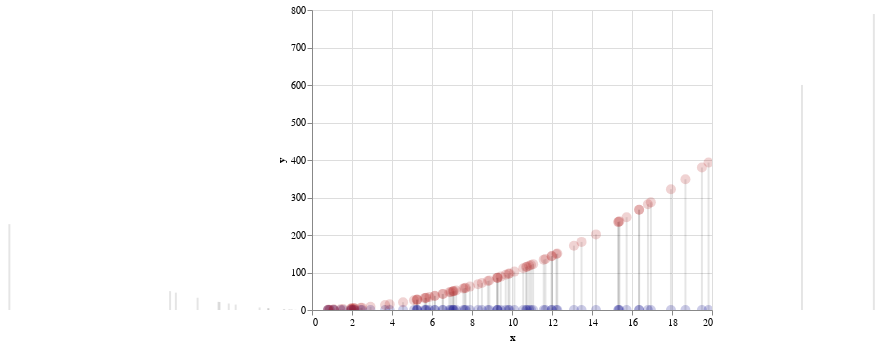

Notebook code for this chart:
### Markdown cell above
### Square the data

The second definition of variance includes the square of each $x_i^2$ in the sample. I show the square of each $x_i$ along the y-axis with a red dot. We can see that the red dots sketch the curve of the function $x^2$. I show a little black line leading from each $x_i$ to its corresponding $x_i^2$.

### Code cell
x2_points = make_scatter_chart(X=s, Y=[i ** 2 for i in s], color="firebrick")

guide_lines = make_guide_lines(s)

functools.reduce(lambda a,b : a+b,guide_lines + [x_points  + x2_points])

### Figure 1 — Vega-Lite specification as saved in the notebook (floating-point values rounded to 4 significant figures)
{"$schema": "https://vega.github.io/schema/vega-lite/v2.6.0.json", "config": {"view": {"height": 300, "width": 400}}, "layer": [{"data": {"values": [{"x": 16.36, "y": 0}, {"x": 16.36, "y": 267.5}]}, "encoding": {"x": {"field": "x", "type": "quantitative"}, "y": {"field": "y", "type": "quantitative"}}, "mark": {"color": "black", "opacity": 0.1, "type": "line"}}, {"data": {"values": [{"x": 2.067, "y": 0}, {"x": 2.067, "y": 4.274}]}, "encoding": {"x": {"field": "x", "type": "quantitative"}, "y": {"field": "y", "type": "quantitative"}}, "mark": {"color": "black", "opacity": 0.1, "type": "line"}}, {"data": {"values": [{"x": 5.266, "y": 0}, {"x": 5.266, "y": 27.73}]}, "encoding": {"x": {"field": "x", "type": "quantitative"}, "y": {"field": "y", "type": "quantitative"}}, "mark": {"color": "black", "opacity": 0.1, "type": "line"}}, {"data": {"values": [{"x": -1.135, "y": 0}, {"x": -1.135, "y": 1.288}]}, "encoding": {"x": {"field": "x", "type": "quantitative"}, "y": {"field": "y", "type": "quantitative"}}, "mark": {"color": "black", "opacity": 0.1, "type": "line"}}, {"data": {"values": [{"x": 13.48, "y": 0}, {"x": 13.48, "y": 181.6}]}, "encoding": {"x": {"field": "x", "type": "quantitative"}, "y": {"field": "y", "type": "quantitative"}}, "mark": {"color": "black", "opacity": 0.1, "type": "line"}}, {"data": {"values": [{"x": -1.015, "y": 0}, {"x": -1.015, "y": 1.031}]}, "encoding": {"x": {"field": "x", "type": "quantitative"}, "y": {"field": "y", "type": "quantitative"}}, "mark": {"color": "black", "opacity": 0.1, "type": "line"}}, {"data": {"values": [{"x": 15.31, "y": 0}, {"x": 15.31, "y": 234.4}]}, "encoding": {"x": {"field": "x", "type": "quantitative"}, "y": {"field": "y", "type": "quantitative"}}, "mark": {"color": "black", "opacity": 0.1, "type": "line"}}, {"data": {"values": [{"x": 9.284, "y": 0}, {"x": 9.284, "y": 86.19}]}, "encoding": {"x": {"field": "x", "type": "quantitative"}, "y": {"field": "y", "type": "quantitative"}}, "mark": {"color": "black", "opacity": 0.1, "type": "line"}}, {"data": {"values": [{"x": 6.526, "y": 0}, {"x": 6.526, "y": 42.59}]}, "encoding": {"x": {"field": "x", "type": "quantitative"}, "y": {"field": "y", "type": "quantitative"}}, "mark": {"color": "black", "opacity": 0.1, "type": "line"}}, {"data": {"values": [{"x": 10.56, "y": 0}, {"x": 10.56, "y": 111.6}]}, "encoding": {"x": {"field": "x", "type": "quantitative"}, "y": {"field": "y", "type": "quantitative"}}, "mark": {"color": "black", "opacity": 0.1, "type": "line"}}, {"data": {"values": [{"x": 6.129, "y": 0}, {"x": 6.129, "y": 37.57}]}, "encoding": {"x": {"field": "x", "type": "quantitative"}, "y": {"field": "y", "type": "quantitative"}}, "mark": {"color": "black", "opacity": 0.1, "type": "line"}}, {"data": {"values": [{"x": 5.233, "y": 0}, {"x": 5.233, "y": 27.38}]}, "encoding": {"x": {"field": "x", "type": "quantitative"}, "y": {"field": "y", "type": "quantitative"}}, "mark": {"color": "black", "opacity": 0.1, "type": "line"}}, {"data": {"values": [{"x": 2.106, "y": 0}, {"x": 2.106, "y": 4.434}]}, "encoding": {"x": {"field": "x", "type": "quantitative"}, "y": {"field": "y", "type": "quantitative"}}, "mark": {"color": "black", "opacity": 0.1, "type": "line"}}, {"data": {"values": [{"x": 8.304, "y": 0}, {"x": 8.304, "y": 68.95}]}, "encoding": {"x": {"field": "x", "type": "quantitative"}, "y": {"field": "y", "type": "quantitative"}}, "mark": {"color": "black", "opacity": 0.1, "type": "line"}}, {"data": {"values": [{"x": 5.632, "y": 0}, {"x": 5.632, "y": 31.72}]}, "encoding": {"x": {"field": "x", "type": "quantitative"}, "y": {"field": "y", "type": "quantitative"}}, "mark": {"color": "black", "opacity": 0.1, "type": "line"}}, {"data": {"values": [{"x": 0.889, "y": 0}, {"x": 0.889, "y": 0.7904}]}, "encoding": {"x": {"field": "x", "type": "quantitative"}, "y": {"field": "y", "type": "quantitative"}}, "mark": {"color": "black", "opacity": 0.1, "type": "line"}}, {"data": {"values": [{"x": -4.163, "y": 0}, {"x": -4.163, "y": 17.33}]}, "encoding": {"x": {"field": "x", "type": "quantitative"}, "y": {"field": "y", "type": "quantitative"}}, "mark": {"color": "black", "opacity": 0.1, "type": "line"}}, {"data": {"values": [{"x": 2.438, "y": 0}, {"x": 2.438, "y": 5.942}]}, "encoding": {"x": {"field": "x", "type": "quantitative"}, "y": {"field": "y", "type": "quantitative"}}, "mark": {"color": "black", "opacity": 0.1, "type": "line"}}, {"data": {"values": [{"x": 6.864, "y": 0}, {"x": 6.864, "y": 47.12}]}, "encoding": {"x": {"field": "x", "type": "quantitative"}, "y": {"field": "y", "type": "quantitative"}}, "mark": {"color": "black", "opacity": 0.1, "type": "line"}}, {"data": {"values": [{"x": 5.877, "y": 0}, {"x": 5.877, "y": 34.54}]}, "encoding": {"x": {"field": "x", "type": "quantitative"}, "y": {"field": "y", "type": "quantitative"}}, "mark": {"color": "black", "opacity": 0.1, "type": "line"}}, {"data": {"values": [{"x": 1.554, "y": 0}, {"x": 1.554, "y": 2.416}]}, "encoding": {"x": {"field": "x", "type": "quantitative"}, "y": {"field": "y", "type": "quantitative"}}, "mark": {"color": "black", "opacity": 0.1, "type": "line"}}, {"data": {"values": [{"x": 2.123, "y": 0}, {"x": 2.123, "y": 4.508}]}, "encoding": {"x": {"field": "x", "type": "quantitative"}, "y": {"field": "y", "type": "quantitative"}}, "mark": {"color": "black", "opacity": 0.1, "type": "line"}}, {"data": {"values": [{"x": -1.382, "y": 0}, {"x": -1.382, "y": 1.909}]}, "encoding": {"x": {"field": "x", "type": "quantitative"}, "y": {"field": "y", "type": "quantitative"}}, "mark": {"color": "black", "opacity": 0.1, "type": "line"}}, {"data": {"values": [{"x": 6.556, "y": 0}, {"x": 6.556, "y": 42.97}]}, "encoding": {"x": {"field": "x", "type": "quantitative"}, "y": {"field": "y", "type": "quantitative"}}, "mark": {"color": "black", "opacity": 0.1, "type": "line"}}, {"data": {"values": [{"x": 2.925, "y": 0}, {"x": 2.925, "y": 8.558}]}, "encoding": {"x": {"field": "x", "type": "quantitative"}, "y": {"field": "y", "type": "quantitative"}}, "mark": {"color": "black", "opacity": 0.1, "type": "line"}}, {"data": {"values": [{"x": 9.819, "y": 0}, {"x": 9.819, "y": 96.41}]}, "encoding": {"x": {"field": "x", "type": "quantitative"}, "y": {"field": "y", "type": "quantitative"}}, "mark": {"color": "black", "opacity": 0.1, "type": "line"}}, {"data": {"values": [{"x": 9.686, "y": 0}, {"x": 9.686, "y": 93.82}]}, "encoding": {"x": {"field": "x", "type": "quantitative"}, "y": {"field": "y", "type": "quantitative"}}, "mark": {"color": "black", "opacity": 0.1, "type": "line"}}, {"data": {"values": [{"x": -2.201, "y": 0}, {"x": -2.201, "y": 4.846}]}, "encoding": {"x": {"field": "x", "type": "quantitative"}, "y": {"field": "y", "type": "quantitative"}}, "mark": {"color": "black", "opacity": 0.1, "type": "line"}}, {"data": {"values": [{"x": -5.721, "y": 0}, {"x": -5.721, "y": 32.73}]}, "encoding": {"x": {"field": "x", "type": "quantitative"}, "y": {"field": "y", "type": "quantitative"}}, "mark": {"color": "black", "opacity": 0.1, "type": "line"}}, {"data": {"values": [{"x": 1.971, "y": 0}, {"x": 1.971, "y": 3.885}]}, "encoding": {"x": {"field": "x", "type": "quantitative"}, "y": {"field": "y", "type": "quantitative"}}, "mark": {"color": "black", "opacity": 0.1, "type": "line"}}, {"data": {"values": [{"x": 15.33, "y": 0}, {"x": 15.33, "y": 235.0}]}, "encoding": {"x": {"field": "x", "type": "quantitative"}, "y": {"field": "y", "type": "quantitative"}}, "mark": {"color": "black", "opacity": 0.1, "type": "line"}}, {"data": {"values": [{"x": 7.637, "y": 0}, {"x": 7.637, "y": 58.32}]}, "encoding": {"x": {"field": "x", "type": "quantitative"}, "y": {"field": "y", "type": "quantitative"}}, "mark": {"color": "black", "opacity": 0.1, "type": "line"}}, {"data": {"values": [{"x": 18.67, "y": 0}, {"x": 18.67, "y": 348.6}]}, "encoding": {"x": {"field": "x", "type": "quantitative"}, "y": {"field": "y", "type": "quantitative"}}, "mark": {"color": "black", "opacity": 0.1, "type": "line"}}, {"data": {"values": [{"x": 2.501, "y": 0}, {"x": 2.501, "y": 6.257}]}, "encoding": {"x": {"field": "x", "type": "quantitative"}, "y": {"field": "y", "type": "quantitative"}}, "mark": {"color": "black", "opacity": 0.1, "type": "line"}}, {"data": {"values": [{"x": -6.807, "y": 0}, {"x": -6.807, "y": 46.34}]}, "encoding": {"x": {"field": "x", "type": "quantitative"}, "y": {"field": "y", "type": "quantitative"}}, "mark": {"color": "black", "opacity": 0.1, "type": "line"}}, {"data": {"values": [{"x": 24.5, "y": 0}, {"x": 24.5, "y": 600.2}]}, "encoding": {"x": {"field": "x", "type": "quantitative"}, "y": {"field": "y", "type": "quantitative"}}, "mark": {"color": "black", "opacity": 0.1, "type": "line"}}, {"data": {"values": [{"x": -15.13, "y": 0}, {"x": -15.13, "y": 229.0}]}, "encoding": {"x": {"field": "x", "type": "quantitative"}, "y": {"field": "y", "type": "quantitative"}}, "mark": {"color": "black", "opacity": 0.1, "type": "line"}}, {"data": {"values": [{"x": 7.209, "y": 0}, {"x": 7.209, "y": 51.97}]}, "encoding": {"x": {"field": "x", "type": "quantitative"}, "y": {"field": "y", "type": "quantitative"}}, "mark": {"color": "black", "opacity": 0.1, "type": "line"}}, {"data": {"values": [{"x": -7.096, "y": 0}, {"x": -7.096, "y": 50.35}]}, "encoding": {"x": {"field": "x", "type": "quantitative"}, "y": {"field": "y", "type": "quantitative"}}, "mark": {"color": "black", "opacity": 0.1, "type": "line"}}, {"data": {"values": [{"x": 11.67, "y": 0}, {"x": 11.67, "y": 136.2}]}, "encoding": {"x": {"field": "x", "type": "quantitative"}, "y": {"field": "y", "type": "quantitative"}}, "mark": {"color": "black", "opacity": 0.1, "type": "line"}}, {"data": {"values": [{"x": -1.126, "y": 0}, {"x": -1.126, "y": 1.269}]}, "encoding": {"x": {"field": "x", "type": "quantitative"}, "y": {"field": "y", "type": "quantitative"}}, "mark": {"color": "black", "opacity": 0.1, "type": "line"}}, {"data": {"values": [{"x": 7.565, "y": 0}, {"x": 7.565, "y": 57.23}]}, "encoding": {"x": {"field": "x", "type": "quantitative"}, "y": {"field": "y", "type": "quantitative"}}, "mark": {"color": "black", "opacity": 0.1, "type": "line"}}, {"data": {"values": [{"x": 7.684, "y": 0}, {"x": 7.684, "y": 59.05}]}, "encoding": {"x": {"field": "x", "type": "quantitative"}, "y": {"field": "y", "type": "quantitative"}}, "mark": {"color": "black", "opacity": 0.1, "type": "line"}}, {"data": {"values": [{"x": 1.986, "y": 0}, {"x": 1.986, "y": 3.943}]}, "encoding": {"x": {"field": "x", "type": "quantitative"}, "y": {"field": "y", "type": "quantitative"}}, "mark": {"color": "black", "opacity": 0.1, "type": "line"}}, {"data": {"values": [{"x": 15.73, "y": 0}, {"x": 15.73, "y": 247.5}]}, "encoding": {"x": {"field": "x", "type": "quantitative"}, "y": {"field": "y", "type": "quantitative"}}, "mark": {"color": "black", "opacity": 0.1, "type": "line"}}, {"data": {"values": [{"x": 8.867, "y": 0}, {"x": 8.867, "y": 78.63}]}, "encoding": {"x": {"field": "x", "type": "quantitative"}, "y": {"field": "y", "type": "quantitative"}}, "mark": {"color": "black", "opacity": 0.1, "type": "line"}}, {"data": {"values": [{"x": 14.2, "y": 0}, {"x": 14.2, "y": 201.6}]}, "encoding": {"x": {"field": "x", "type": "quantitative"}, "y": {"field": "y", "type": "quantitative"}}, "mark": {"color": "black", "opacity": 0.1, "type": "line"}}, {"data": {"values": [{"x": 13.1, "y": 0}, {"x": 13.1, "y": 171.6}]}, "encoding": {"x": {"field": "x", "type": "quantitative"}, "y": {"field": "y", "type": "quantitative"}}, "mark": {"color": "black", "opacity": 0.1, "type": "line"}}, {"data": {"values": [{"x": 6.149, "y": 0}, {"x": 6.149, "y": 37.81}]}, "encoding": {"x": {"field": "x", "type": "quantitative"}, "y": {"field": "y", "type": "quantitative"}}, "mark": {"color": "black", "opacity": 0.1, "type": "line"}}, {"data": {"values": [{"x": 9.276, "y": 0}, {"x": 9.276, "y": 86.04}]}, "encoding": {"x": {"field": "x", "type": "quantitative"}, "y": {"field": "y", "type": "quantitative"}}, "mark": {"color": "black", "opacity": 0.1, "type": "line"}}, {"data": {"values": [{"x": 0.7951, "y": 0}, {"x": 0.7951, "y": 0.6323}]}, "encoding": {"x": {"field": "x", "type": "quantitative"}, "y": {"field": "y", "type": "quantitative"}}, "mark": {"color": "black", "opacity": 0.1, "type": "line"}}, {"data": {"values": [{"x": 8.793, "y": 0}, {"x": 8.793, "y": 77.32}]}, "encoding": {"x": {"field": "x", "type": "quantitative"}, "y": {"field": "y", "type": "quantitative"}}, "mark": {"color": "black", "opacity": 0.1, "type": "line"}}, {"data": {"values": [{"x": 12.22, "y": 0}, {"x": 12.22, "y": 149.3}]}, "encoding": {"x": {"field": "x", "type": "quantitative"}, "y": {"field": "y", "type": "quantitative"}}, "mark": {"color": "black", "opacity": 0.1, "type": "line"}}, {"data": {"values": [{"x": -3.815, "y": 0}, {"x": -3.815, "y": 14.56}]}, "encoding": {"x": {"field": "x", "type": "quantitative"}, "y": {"field": "y", "type": "quantitative"}}, "mark": {"color": "black", "opacity": 0.1, "type": "line"}}, {"data": {"values": [{"x": 10.95, "y": 0}, {"x": 10.95, "y": 120.0}]}, "encoding": {"x": {"field": "x", "type": "quantitative"}, "y": {"field": "y", "type": "quantitative"}}, "mark": {"color": "black", "opacity": 0.1, "type": "line"}}, {"data": {"values": [{"x": -2.163, "y": 0}, {"x": -2.163, "y": 4.681}]}, "encoding": {"x": {"field": "x", "type": "quantitative"}, "y": {"field": "y", "type": "quantitative"}}, "mark": {"color": "black", "opacity": 0.1, "type": "line"}}, {"data": {"values": [{"x": 1.428, "y": 0}, {"x": 1.428, "y": 2.038}]}, "encoding": {"x": {"field": "x", "type": "quantitative"}, "y": {"field": "y", "type": "quantitative"}}, "mark": {"color": "black", "opacity": 0.1, "type": "line"}}, {"data": {"values": [{"x": 16.8, "y": 0}, {"x": 16.8, "y": 282.1}]}, "encoding": {"x": {"field": "x", "type": "quantitative"}, "y": {"field": "y", "type": "quantitative"}}, "mark": {"color": "black", "opacity": 0.1, "type": "line"}}, {"data": {"values": [{"x": 5.099, "y": 0}, {"x": 5.099, "y": 26.0}]}, "encoding": {"x": {"field": "x", "type": "quantitative"}, "y": {"field": "y", "type": "quantitative"}}, "mark": {"color": "black", "opacity": 0.1, "type": "line"}}, {"data": {"values": [{"x": 9.436, "y": 0}, {"x": 9.436, "y": 89.03}]}, "encoding": {"x": {"field": "x", "type": "quantitative"}, "y": {"field": "y", "type": "quantitative"}}, "mark": {"color": "black", "opacity": 0.1, "type": "line"}}, {"data": {"values": [{"x": -4.676, "y": 0}, {"x": -4.676, "y": 21.87}]}, "encoding": {"x": {"field": "x", "type": "quantitative"}, "y": {"field": "y", "type": "quantitative"}}, "mark": {"color": "black", "opacity": 0.1, "type": "line"}}, {"data": {"values": [{"x": 16.36, "y": 0}, {"x": 16.36, "y": 267.5}]}, "encoding": {"x": {"field": "x", "type": "quantitative"}, "y": {"field": "y", "type": "quantitative"}}, "mark": {"color": "black", "opacity": 0.1, "type": "line"}}, {"data": {"values": [{"x": 11.59, "y": 0}, {"x": 11.59, "y": 134.2}]}, "encoding": {"x": {"field": "x", "type": "quantitative"}, "y": {"field": "y", "type": "quantitative"}}, "mark": {"color": "black", "opacity": 0.1, "type": "line"}}, {"data": {"values": [{"x": -2.62, "y": 0}, {"x": -2.62, "y": 6.864}]}, "encoding": {"x": {"field": "x", "type": "quantitative"}, "y": {"field": "y", "type": "quantitative"}}, "mark": {"color": "black", "opacity": 0.1, "type": "line"}}, {"data": {"values": [{"x": 16.94, "y": 0}, {"x": 16.94, "y": 287.1}]}, "encoding": {"x": {"field": "x", "type": "quantitative"}, "y": {"field": "y", "type": "quantitative"}}, "mark": {"color": "black", "opacity": 0.1, "type": "line"}}, {"data": {"values": [{"x": 4.552, "y": 0}, {"x": 4.552, "y": 20.72}]}, "encoding": {"x": {"field": "x", "type": "quantitative"}, "y": {"field": "y", "type": "quantitative"}}, "mark": {"color": "black", "opacity": 0.1, "type": "line"}}, {"data": {"values": [{"x": 11.98, "y": 0}, {"x": 11.98, "y": 143.5}]}, "encoding": {"x": {"field": "x", "type": "quantitative"}, "y": {"field": "y", "type": "quantitative"}}, "mark": {"color": "black", "opacity": 0.1, "type": "line"}}, {"data": {"values": [{"x": 5.684, "y": 0}, {"x": 5.684, "y": 32.31}]}, "encoding": {"x": {"field": "x", "type": "quantitative"}, "y": {"field": "y", "type": "quantitative"}}, "mark": {"color": "black", "opacity": 0.1, "type": "line"}}, {"data": {"values": [{"x": 28.09, "y": 0}, {"x": 28.09, "y": 789.2}]}, "encoding": {"x": {"field": "x", "type": "quantitative"}, "y": {"field": "y", "type": "quantitative"}}, "mark": {"color": "black", "opacity": 0.1, "type": "line"}}, {"data": {"values": [{"x": 7.896, "y": 0}, {"x": 7.896, "y": 62.34}]}, "encoding": {"x": {"field": "x", "type": "quantitative"}, "y": {"field": "y", "type": "quantitative"}}, "mark": {"color": "black", "opacity": 0.1, "type": "line"}}, {"data": {"values": [{"x": 17.95, "y": 0}, {"x": 17.95, "y": 322.1}]}, "encoding": {"x": {"field": "x", "type": "quantitative"}, "y": {"field": "y", "type": "quantitative"}}, "mark": {"color": "black", "opacity": 0.1, "type": "line"}}, {"data": {"values": [{"x": 19.83, "y": 0}, {"x": 19.83, "y": 393.1}]}, "encoding": {"x": {"field": "x", "type": "quantitative"}, "y": {"field": "y", "type": "quantitative"}}, "mark": {"color": "black", "opacity": 0.1, "type": "line"}}, {"data": {"values": [{"x": 9.875, "y": 0}, {"x": 9.875, "y": 97.51}]}, "encoding": {"x": {"field": "x", "type": "quantitative"}, "y": {"field": "y", "type": "quantitative"}}, "mark": {"color": "black", "opacity": 0.1, "type": "line"}}, {"data": {"values": [{"x": 11.06, "y": 0}, {"x": 11.06, "y": 122.3}]}, "encoding": {"x": {"field": "x", "type": "quantitative"}, "y": {"field": "y", "type": "quantitative"}}, "mark": {"color": "black", "opacity": 0.1, "type": "line"}}, {"data": {"values": [{"x": -4.62, "y": 0}, {"x": -4.62, "y": 21.34}]}, "encoding": {"x": {"field": "x", "type": "quantitative"}, "y": {"field": "y", "type": "quantitative"}}, "mark": {"color": "black", "opacity": 0.1, "type": "line"}}, {"data": {"values": [{"x": 10.75, "y": 0}, {"x": 10.75, "y": 115.6}]}, "encoding": {"x": {"field": "x", "type": "quantitative"}, "y": {"field": "y", "type": "quantitative"}}, "mark": {"color": "black", "opacity": 0.1, "type": "line"}}, {"data": {"values": [{"x": 5.712, "y": 0}, {"x": 5.712, "y": 32.62}]}, "encoding": {"x": {"field": "x", "type": "quantitative"}, "y": {"field": "y", "type": "quantitative"}}, "mark": {"color": "black", "opacity": 0.1, "type": "line"}}, {"data": {"values": [{"x": 8.495, "y": 0}, {"x": 8.495, "y": 72.16}]}, "encoding": {"x": {"field": "x", "type": "quantitative"}, "y": {"field": "y", "type": "quantitative"}}, "mark": {"color": "black", "opacity": 0.1, "type": "line"}}, {"data": {"values": [{"x": 7.095, "y": 0}, {"x": 7.095, "y": 50.33}]}, "encoding": {"x": {"field": "x", "type": "quantitative"}, "y": {"field": "y", "type": "quantitative"}}, "mark": {"color": "black", "opacity": 0.1, "type": "line"}}, {"data": {"values": [{"x": -1.406, "y": 0}, {"x": -1.406, "y": 1.976}]}, "encoding": {"x": {"field": "x", "type": "quantitative"}, "y": {"field": "y", "type": "quantitative"}}, "mark": {"color": "black", "opacity": 0.1, "type": "line"}}, {"data": {"values": [{"x": 19.5, "y": 0}, {"x": 19.5, "y": 380.1}]}, "encoding": {"x": {"field": "x", "type": "quantitative"}, "y": {"field": "y", "type": "quantitative"}}, "mark": {"color": "black", "opacity": 0.1, "type": "line"}}, {"data": {"values": [{"x": 10.7, "y": 0}, {"x": 10.7, "y": 114.5}]}, "encoding": {"x": {"field": "x", "type": "quantitative"}, "y": {"field": "y", "type": "quantitative"}}, "mark": {"color": "black", "opacity": 0.1, "type": "line"}}, {"data": {"values": [{"x": 11.99, "y": 0}, {"x": 11.99, "y": 143.8}]}, "encoding": {"x": {"field": "x", "type": "quantitative"}, "y": {"field": "y", "type": "quantitative"}}, "mark": {"color": "black", "opacity": 0.1, "type": "line"}}, {"data": {"values": [{"x": 5.258, "y": 0}, {"x": 5.258, "y": 27.64}]}, "encoding": {"x": {"field": "x", "type": "quantitative"}, "y": {"field": "y", "type": "quantitative"}}, "mark": {"color": "black", "opacity": 0.1, "type": "line"}}, {"data": {"values": [{"x": 15.37, "y": 0}, {"x": 15.37, "y": 236.4}]}, "encoding": {"x": {"field": "x", "type": "quantitative"}, "y": {"field": "y", "type": "quantitative"}}, "mark": {"color": "black", "opacity": 0.1, "type": "line"}}, {"data": {"values": [{"x": 10.12, "y": 0}, {"x": 10.12, "y": 102.4}]}, "encoding": {"x": {"field": "x", "type": "quantitative"}, "y": {"field": "y", "type": "quantitative"}}, "mark": {"color": "black", "opacity": 0.1, "type": "line"}}, {"data": {"values": [{"x": 1.073, "y": 0}, {"x": 1.073, "y": 1.152}]}, "encoding": {"x": {"field": "x", "type": "quantitative"}, "y": {"field": "y", "type": "quantitative"}}, "mark": {"color": "black", "opacity": 0.1, "type": "line"}}, {"data": {"values": [{"x": 7.065, "y": 0}, {"x": 7.065, "y": 49.91}]}, "encoding": {"x": {"field": "x", "type": "quantitative"}, "y": {"field": "y", "type": "quantitative"}}, "mark": {"color": "black", "opacity": 0.1, "type": "line"}}, {"data": {"values": [{"x": -1.023, "y": 0}, {"x": -1.023, "y": 1.048}]}, "encoding": {"x": {"field": "x", "type": "quantitative"}, "y": {"field": "y", "type": "quantitative"}}, "mark": {"color": "black", "opacity": 0.1, "type": "line"}}, {"data": {"values": [{"x": -0.8238, "y": 0}, {"x": -0.8238, "y": 0.6786}]}, "encoding": {"x": {"field": "x", "type": "quantitative"}, "y": {"field": "y", "type": "quantitative"}}, "mark": {"color": "black", "opacity": 0.1, "type": "line"}}, {"data": {"values": [{"x": 1.096, "y": 0}, {"x": 1.096, "y": 1.201}]}, "encoding": {"x": {"field": "x", "type": "quantitative"}, "y": {"field": "y", "type": "quantitative"}}, "mark": {"color": "black", "opacity": 0.1, "type": "line"}}, {"data": {"values": [{"x": 10.86, "y": 0}, {"x": 10.86, "y": 117.9}]}, "encoding": {"x": {"field": "x", "type": "quantitative"}, "y": {"field": "y", "type": "quantitative"}}, "mark": {"color": "black", "opacity": 0.1, "type": "line"}}, {"data": {"values": [{"x": 6.939, "y": 0}, {"x": 6.939, "y": 48.16}]}, "encoding": {"x": {"field": "x", "type": "quantitative"}, "y": {"field": "y", "type": "quantitative"}}, "mark": {"color": "black", "opacity": 0.1, "type": "line"}}, {"data": {"values": [{"x": 1.95, "y": 0}, {"x": 1.95, "y": 3.804}]}, "encoding": {"x": {"field": "x", "type": "quantitative"}, "y": {"field": "y", "type": "quantitative"}}, "mark": {"color": "black", "opacity": 0.1, "type": "line"}}, {"data": {"values": [{"x": 0.8162, "y": 0}, {"x": 0.8162, "y": 0.6662}]}, "encoding": {"x": {"field": "x", "type": "quantitative"}, "y": {"field": "y", "type": "quantitative"}}, "mark": {"color": "black", "opacity": 0.1, "type": "line"}}, {"data": {"values": [{"x": 12.27, "y": 0}, {"x": 12.27, "y": 150.5}]}, "encoding": {"x": {"field": "x", "type": "quantitative"}, "y": {"field": "y", "type": "quantitative"}}, "mark": {"color": "black", "opacity": 0.1, "type": "line"}}, {"data": {"values": [{"x": 9.251, "y": 0}, {"x": 9.251, "y": 85.58}]}, "encoding": {"x": {"field": "x", "type": "quantitative"}, "y": {"field": "y", "type": "quantitative"}}, "mark": {"color": "black", "opacity": 0.1, "type": "line"}}, {"data": {"values": [{"x": 3.655, "y": 0}, {"x": 3.655, "y": 13.36}]}, "encoding": {"x": {"field": "x", "type": "quantitative"}, "y": {"field": "y", "type": "quantitative"}}, "mark": {"color": "black", "opacity": 0.1, "type": "line"}}, {"data": {"values": [{"x": 7.029, "y": 0}, {"x": 7.029, "y": 49.41}]}, "encoding": {"x": {"field": "x", "type": "quantitative"}, "y": {"field": "y", "type": "quantitative"}}, "mark": {"color": "black", "opacity": 0.1, "type": "line"}}, {"data": {"values": [{"x": 3.884, "y": 0}, {"x": 3.884, "y": 15.08}]}, "encoding": {"x": {"field": "x", "type": "quantitative"}, "y": {"field": "y", "type": "quantitative"}}, "mark": {"color": "black", "opacity": 0.1, "type": "line"}}, {"layer": [{"data": {"values": [{"x": 16.36, "y": 0}, {"x": 2.067, "y": 0}, {"x": 5.266, "y": 0}, {"x": -1.135, "y": 0}, {"x": 13.48, "y": 0}, {"x": -1.015, "y": 0}, {"x": 15.31, "y": 0}, {"x": 9.284, "y": 0}, {"x": 6.526, "y": 0}, {"x": 10.56, "y": 0}, {"x": 6.129, "y": 0}, {"x": 5.233, "y": 0}, {"x": 2.106, "y": 0}, {"x": 8.304, "y": 0}, {"x": 5.632, "y": 0}, {"x": 0.889, "y": 0}, {"x": -4.163, "y": 0}, {"x": 2.438, "y": 0}, {"x": 6.864, "y": 0}, {"x": 5.877, "y": 0}, {"x": 1.554, "y": 0}, {"x": 2.123, "y": 0}, {"x": -1.382, "y": 0}, {"x": 6.556, "y": 0}, {"x": 2.925, "y": 0}, {"x": 9.819, "y": 0}, {"x": 9.686, "y": 0}, {"x": -2.201, "y": 0}, {"x": -5.721, "y": 0}, {"x": 1.971, "y": 0}, {"x": 15.33, "y": 0}, {"x": 7.637, "y": 0}, {"x": 18.67, "y": 0}, {"x": 2.501, "y": 0}, {"x": -6.807, "y": 0}, {"x": 24.5, "y": 0}, {"x": -15.13, "y": 0}, {"x": 7.209, "y": 0}, {"x": -7.096, "y": 0}, {"x": 11.67, "y": 0}, {"x": -1.126, "y": 0}, {"x": 7.565, "y": 0}, {"x": 7.684, "y": 0}, {"x": 1.986, "y": 0}, {"x": 15.73, "y": 0}, {"x": 8.867, "y": 0}, {"x": 14.2, "y": 0}, {"x": 13.1, "y": 0}, {"x": 6.149, "y": 0}, {"x": 9.276, "y": 0}, {"x": 0.7951, "y": 0}, {"x": 8.793, "y": 0}, {"x": 12.22, "y": 0}, {"x": -3.815, "y": 0}, {"x": 10.95, "y": 0}, {"x": -2.163, "y": 0}, {"x": 1.428, "y": 0}, {"x": 16.8, "y": 0}, {"x": 5.099, "y": 0}, {"x": 9.436, "y": 0}, {"x": -4.676, "y": 0}, {"x": 16.36, "y": 0}, {"x": 11.59, "y": 0}, {"x": -2.62, "y": 0}, {"x": 16.94, "y": 0}, {"x": 4.552, "y": 0}, {"x": 11.98, "y": 0}, {"x": 5.684, "y": 0}, {"x": 28.09, "y": 0}, {"x": 7.896, "y": 0}, {"x": 17.95, "y": 0}, {"x": 19.83, "y": 0}, {"x": 9.875, "y": 0}, {"x": 11.06, "y": 0}, {"x": -4.62, "y": 0}, {"x": 10.75, "y": 0}, {"x": 5.712, "y": 0}, {"x": 8.495, "y": 0}, {"x": 7.095, "y": 0}, {"x": -1.406, "y": 0}, {"x": 19.5, "y": 0}, {"x": 10.7, "y": 0}, {"x": 11.99, "y": 0}, {"x": 5.258, "y": 0}, {"x": 15.37, "y": 0}, {"x": 10.12, "y": 0}, {"x": 1.073, "y": 0}, {"x": 7.065, "y": 0}, {"x": -1.023, "y": 0}, {"x": -0.8238, "y": 0}, {"x": 1.096, "y": 0}, {"x": 10.86, "y": 0}, {"x": 6.939, "y": 0}, {"x": 1.95, "y": 0}, {"x": 0.8162, "y": 0}, {"x": 12.27, "y": 0}, {"x": 9.251, "y": 0}, {"x": 3.655, "y": 0}, {"x": 7.029, "y": 0}, {"x": 3.884, "y": 0}]}, "encoding": {"x": {"field": "x", "scale": {"domain": [1, 20]}, "type": "quantitative"}, "y": {"field": "y", "type": "quantitative"}}, "mark": {"clip": true, "color": "darkblue", "filled": true, "opacity": 0.2, "size": 100, "type": "point"}}, {"data": {"values": [{"x": 16.36, "y": 267.5}, {"x": 2.067, "y": 4.274}, {"x": 5.266, "y": 27.73}, {"x": -1.135, "y": 1.288}, {"x": 13.48, "y": 181.6}, {"x": -1.015, "y": 1.031}, {"x": 15.31, "y": 234.4}, {"x": 9.284, "y": 86.19}, {"x": 6.526, "y": 42.59}, {"x": 10.56, "y": 111.6}, {"x": 6.129, "y": 37.57}, {"x": 5.233, "y": 27.38}, {"x": 2.106, "y": 4.434}, {"x": 8.304, "y": 68.95}, {"x": 5.632, "y": 31.72}, {"x": 0.889, "y": 0.7904}, {"x": -4.163, "y": 17.33}, {"x": 2.438, "y": 5.942}, {"x": 6.864, "y": 47.12}, {"x": 5.877, "y": 34.54}, {"x": 1.554, "y": 2.416}, {"x": 2.123, "y": 4.508}, {"x": -1.382, "y": 1.909}, {"x": 6.556, "y": 42.97}, {"x": 2.925, "y": 8.558}, {"x": 9.819, "y": 96.41}, {"x": 9.686, "y": 93.82}, {"x": -2.201, "y": 4.846}, {"x": -5.721, "y": 32.73}, {"x": 1.971, "y": 3.885}, {"x": 15.33, "y": 235.0}, {"x": 7.637, "y": 58.32}, {"x": 18.67, "y": 348.6}, {"x": 2.501, "y": 6.257}, {"x": -6.807, "y": 46.34}, {"x": 24.5, "y": 600.2}, {"x": -15.13, "y": 229.0}, {"x": 7.209, "y": 51.97}, {"x": -7.096, "y": 50.35}, {"x": 11.67, "y": 136.2}, {"x": -1.126, "y": 1.269}, {"x": 7.565, "y": 57.23}, {"x": 7.684, "y": 59.05}, {"x": 1.986, "y": 3.943}, {"x": 15.73, "y": 247.5}, {"x": 8.867, "y": 78.63}, {"x": 14.2, "y": 201.6}, {"x": 13.1, "y": 171.6}, {"x": 6.149, "y": 37.81}, {"x": 9.276, "y": 86.04}, {"x": 0.7951, "y": 0.6323}, {"x": 8.793, "y": 77.32}, {"x": 12.22, "y": 149.3}, {"x": -3.815, "y": 14.56}, {"x": 10.95, "y": 120.0}, {"x": -2.163, "y": 4.681}, {"x": 1.428, "y": 2.038}, {"x": 16.8, "y": 282.1}, {"x": 5.099, "y": 26.0}, {"x": 9.436, "y": 89.03}, {"x": -4.676, "y": 21.87}, {"x": 16.36, "y": 267.5}, {"x": 11.59, "y": 134.2}, {"x": -2.62, "y": 6.864}, {"x": 16.94, "y": 287.1}, {"x": 4.552, "y": 20.72}, {"x": 11.98, "y": 143.5}, {"x": 5.684, "y": 32.31}, {"x": 28.09, "y": 789.2}, {"x": 7.896, "y": 62.34}, {"x": 17.95, "y": 322.1}, {"x": 19.83, "y": 393.1}, {"x": 9.875, "y": 97.51}, {"x": 11.06, "y": 122.3}, {"x": -4.62, "y": 21.34}, {"x": 10.75, "y": 115.6}, {"x": 5.712, "y": 32.62}, {"x": 8.495, "y": 72.16}, {"x": 7.095, "y": 50.33}, {"x": -1.406, "y": 1.976}, {"x": 19.5, "y": 380.1}, {"x": 10.7, "y": 114.5}, {"x": 11.99, "y": 143.8}, {"x": 5.258, "y": 27.64}, {"x": 15.37, "y": 236.4}, {"x": 10.12, "y": 102.4}, {"x": 1.073, "y": 1.152}, {"x": 7.065, "y": 49.91}, {"x": -1.023, "y": 1.048}, {"x": -0.8238, "y": 0.6786}, {"x": 1.096, "y": 1.201}, {"x": 10.86, "y": 117.9}, {"x": 6.939, "y": 48.16}, {"x": 1.95, "y": 3.804}, {"x": 0.8162, "y": 0.6662}, {"x": 12.27, "y": 150.5}, {"x": 9.251, "y": 85.58}, {"x": 3.655, "y": 13.36}, {"x": 7.029, "y": 49.41}, {"x": 3.884, "y": 15.08}]}, "encoding": {"x": {"field": "x", "type": "quantitative"}, "y": {"field": "y", "type": "quantitative"}}, "mark": {"clip": true, "color": "firebrick", "filled": true, "opacity": 0.2, "size": 100, "type": "point"}}]}]}
